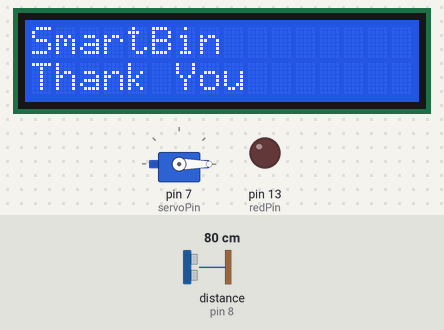
Bench run of a sketch on a simulated Arduino Uno, built with avr-gcc and run on an emulated ATmega328P. Parts: 16×2 character LCD, servo, output pins drawn as LEDs (lit = HIGH). Wiring (inferred from the names in the program): ultrasonic range finder: trigger pin 9; echo pin 8. The test bench sets the inputs (shaded band); at power-on: distance to the obstacle (sensor on pin 8) 80 cm. The echo pulse lasts 58.3 µs per cm; pins used as bus, display or sensor lines are not drawn; what the sketch prints to the serial monitor is not drawn.

Above: at 1.2 s.
1.3 s: distance to the obstacle (sensor on pin 8) set to 2 cm
At 3.0 s:
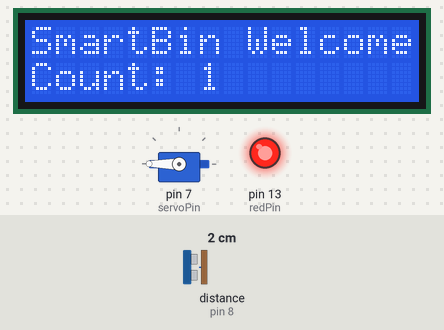
5.4 s: distance to the obstacle (sensor on pin 8) set to 14 cm
7.8 s: distance to the obstacle (sensor on pin 8) set to 18 cm
At 9.2 s:
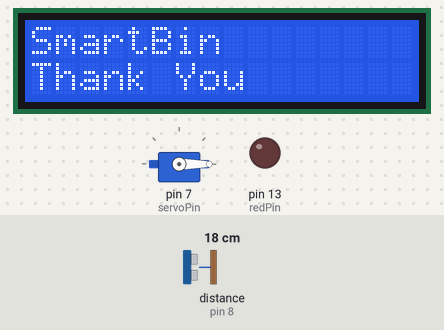
Timing chart, 0 to 10.8 s (numbered marks = the images above; inputs shaded):
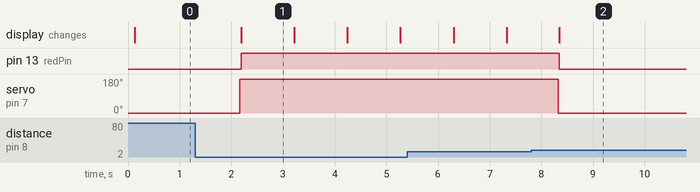

The sketch:

SmartBin.ino
```cpp
#include <Servo.h>             // Include the Servo library
#include <Wire.h>              // Include the Wire library for I2C communication
#include <LiquidCrystal_I2C.h> // Include the LiquidCrystal_I2C library

// Define pins
const int trigPin = 9;       // Ultrasonic sensor trigger pin
const int echoPin = 8;       // Ultrasonic sensor echo pin
const int servoPin = 7;      // Servo motor control pin
const int redPin = 13;       // RGB LED red channel pin (digital pin 13)

// Distance threshold
const long distanceThreshold = 14; // Distance threshold for servo activation in cm

// Create a Servo object
Servo servo;

// Create an LCD object with the I2C address 0x27
// and dimensions based on your LCD display (16 columns, 2 rows)
LiquidCrystal_I2C lcd(0x27, 16, 2);

// Initialize count variable
int count = 0;

void setup() {
    // Initialize serial communication for debugging
    Serial.begin(9600);

    // Initialize the LCD
    lcd.init();
    lcd.backlight();  // Turn on the backlight

    // Set pin modes
    pinMode(trigPin, OUTPUT);
    pinMode(echoPin, INPUT);
    pinMode(redPin, OUTPUT);  // Set the red channel pin as an output

    // Attach the servo to its pin
    servo.attach(servoPin);
    servo.write(0);  // Move servo to closed position (0 degrees)

    // Print debug message
    Serial.println("Servo attached and initialized to closed position.");

    // Display initial message on the LCD
    lcd.clear();
    lcd.setCursor(0, 0);
    lcd.print("Ready");
}

long measureDistance() {
    // Trigger the ultrasonic sensor
    digitalWrite(trigPin, LOW);
    delayMicroseconds(2);
    digitalWrite(trigPin, HIGH);
    delayMicroseconds(10);
    digitalWrite(trigPin, LOW);

    // Measure the echo duration
    long duration = pulseIn(echoPin, HIGH);

    // Calculate the distance in centimeters
    long distance = (duration / 2.0) / 29.1;

    return distance;
}

void loop() {
    // Measure the distance
    long distance = measureDistance();

    // Debugging output
    Serial.print("Distance: ");
    Serial.println(distance);

    // Check if the distance is within the threshold
    if (distance <= distanceThreshold) {
        // Increment count and update LCD display
        count++;

        // Move the servo to the open position (180 degrees)
        Serial.println("Moving servo to open position (180 degrees).");
        servo.write(180);

        // Display "Welcome" on the LCD with the count
        lcd.clear();
        lcd.setCursor(0, 0);
        lcd.print("SmartBin Welcome");
        lcd.setCursor(0, 1);
        lcd.print("Count: ");
        lcd.print(count);

        // Turn on the red light of the RGB LED
        digitalWrite(redPin, HIGH);

    } else {
        // Move the servo to the closed position (0 degrees)
        Serial.println("Moving servo to closed position (0 degrees).");
        servo.write(0);

        // Display "Thank You" on the LCD
        lcd.clear();
        lcd.setCursor(0, 0);
        lcd.print("SmartBin");
        lcd.setCursor(0, 1);
        lcd.print("Thank You");

        // Turn off the red light of the RGB LED
        digitalWrite(redPin, LOW);
    }

    // Add a delay to allow the servo time to move
    delay(1000);
}
```

Measured:
- the behaviour switches between 15 and 16 cm on distance to the obstacle (sensor on pin 8) (found by bisection; images 1 and 2)
- after the input at 1.3 s, pin 13 (redPin): LOW → HIGH after 0.89 s; servo on pin 7 (servoPin): 0° → 180° after 0.86 s; the display: changes after 0.89 s (image 1)
- after the input at 7.8 s, pin 13 (redPin): HIGH → LOW after 0.55 s; servo on pin 7 (servoPin): 180° → 0° after 0.53 s; the display: changes after 0.55 s (image 2)
- what the display in image 1 shows lasts 1.0 s, from 2.2 s to 3.2 s
